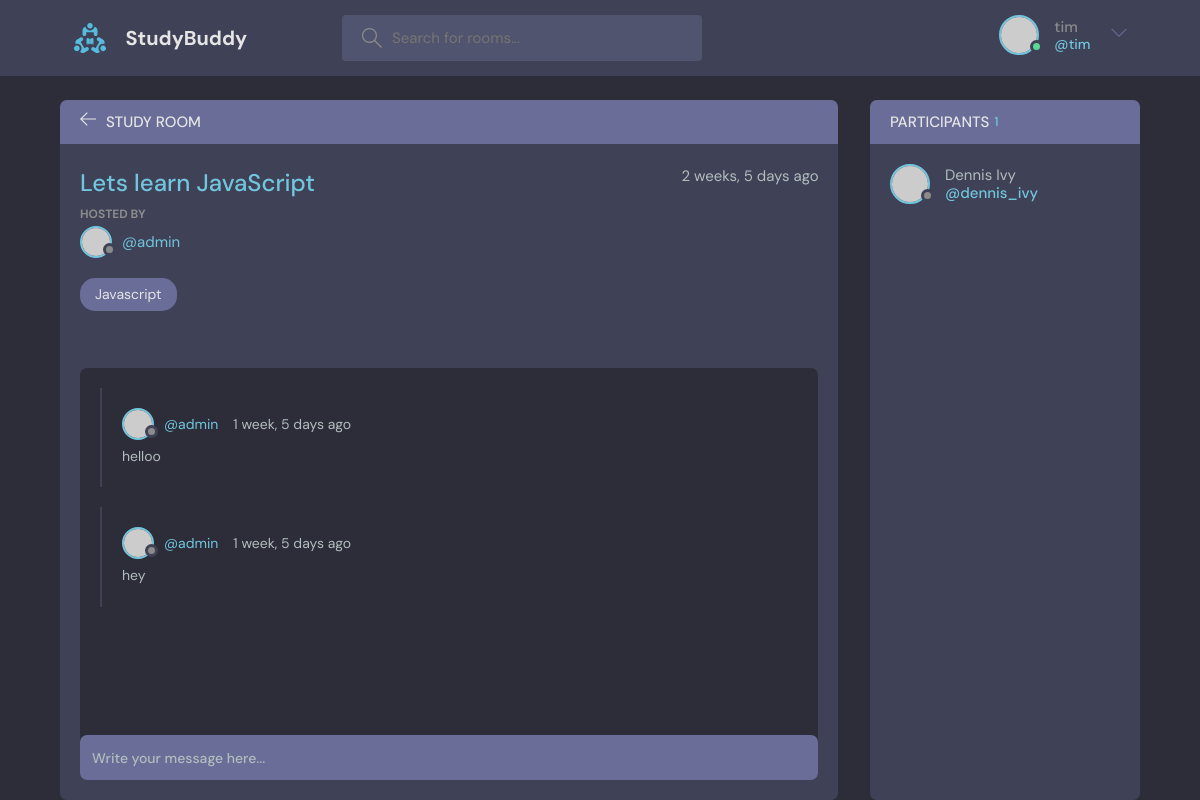
The page /room/4/ (signed in) on the database its author committed.
### base/models.py (models this page shows, shortened)
class Room(models.Model):
    host = models.ForeignKey(User, on_delete=models.SET_NULL, null=True)
    topic = models.ForeignKey(Topic, on_delete=models.SET_NULL, null=True)
    name = models.CharField(max_length=200)
    description = models.TextField(null=True, blank=True)
    participants = models.ManyToManyField(User, related_name='participants')
    updated = models.DateTimeField(auto_now=True)
    created = models.DateTimeField(auto_now_add=True)
    class Meta:
        ordering = ['-created', 'updated']

class Topic(models.Model):
    name = models.CharField(max_length=200)
    def __str__(self):
        return self.name

class Message(models.Model):
    user = models.ForeignKey(User, on_delete=models.CASCADE)
    room = models.ForeignKey(Room, on_delete=models.CASCADE)
    body = models.TextField()
    updated = models.DateTimeField(auto_now=True)
    created = models.DateTimeField(auto_now_add=True)
    class Meta:
        ordering = ['-created', 'updated']

### base/views.py (the view, shortened to what this page needs)
# urls.py: path('room/<str:pk>/', views.room, name='room'),
def room(request, pk):
    room = Room.objects.get(id=pk)
    room_messages = room.message_set.all()
    participants = room.participants.all()
    participants_count = participants.count()
    return render(request, 'base/room.html', {'room': room, 'room_messages': room_messages, 'participants':participants, 'participants_count':participants_count})

### base/templates/base/room.html (shortened to what this page needs)
{% extends 'main.html'%}
{% block content %}
  <body>
    <main class="profile-page layout layout--2">
      <div class="container">
        <div class="room">
          <div class="room__top">
            <div class="room__topLeft">
              <a href="{% url 'home' %}">
                <svg version="1.1" xmlns="http://www.w3.org/2000/svg" width="32" height="32" viewBox="0 0 32 32">
                  <title>arrow-left</title>
                  <path
                    d="M13.723 2.286l-13.723 13.714 13.719 13.714 1.616-1.611-10.96-10.96h27.625v-2.286h-27.625l10.965-10.965-1.616-1.607z"
                  ></path>
                </svg>
              </a>
              <h3>Study Room</h3>
            </div>
          </div>
          <div class="room__box scroll">
            <div class="room__header scroll">
              <div class="room__info">
                <h3>{{room.name}}</h3>
                <span>{{room.created|timesince}} ago</span>
              </div>
              <div class="room__hosted">
                <p>Hosted By</p>
                <a href="{% url 'user-profile' room.host.id %}" class="room__author">
                  <div class="avatar avatar--small">
                    <img src="https://randomuser.me/api/portraits/men/37.jpg" />
                  </div>
                  <span>@{{room.host.username}}</span>
                </a>
              </div>
              <span class="room__topics">{{room.topic}}</span>
            </div>
            <div class="room__conversation">
              <div class="threads scroll">
                {% for message in room_messages %}
                <div class="thread">
                  <div class="thread__top">
                    <div class="thread__author">
                      <a href="{% url 'user-profile' message.user.id %}" class="thread__authorInfo">
                        <div class="avatar avatar--small">
                          <img src="https://randomuser.me/api/portraits/men/37.jpg" />
                        </div>
                        <span>@{{message.user.username}}</span>
                      </a>
                      <span class="thread__date">{{message.created|timesince}} ago</span>
                    </div>
                  </div>
                  <div class="thread__details">
                    {{message.body}}
                  </div>
                </div>
                {% endfor %}
              </div>
            </div>
          </div>
          <div class="room__message">
            <form method='POST' action="">
              <input name="body" placeholder="Write your message here..." />
            </form>
          </div>
        </div>
        <div class="participants">
          <h3 class="participants__top">Participants<span>{{participants_count}}</span></h3>
          {% for participant in participants%}
          <div class="participants__list scroll">
            <a href="{% url 'user-profile' participant.id%}" class="participant">
              <div class="avatar avatar--medium">
                <img src="https://randomuser.me/api/portraits/men/37.jpg" />
              </div>
              <p>
                Dennis Ivy
                <span>@dennis_ivy</span>
              </p>
            </a>
          </div>
          {% endfor %}
        </div>
      </div>
    </main>
  </body>
  {% endblock %}

### templates/navbar.html (shortened to what this page needs)
{% load static %}
<header class="header header--loggedIn">
    <div class="container">
      <a href="{% url 'home' %}" class="header__logo">
        <img src="{% static 'images/logo.svg' %}" />
        <h1>StudyBuddy</h1>
      </a>
      <form class="header__search" method="GET" action="{% url 'home' %}">
        <label>
          <input name='q' placeholder="Search for rooms..." />
        </label>
      </form>
      <nav class="header__menu">
        {% if user.is_authenticated %}
        <div class="header__user">
          <a href="profile.html">
            <div class="avatar avatar--medium active">
              <img src="https://randomuser.me/api/portraits/men/37.jpg" />
            </div>
            <p>{{request.user.username}}<span>@{{request.user.username}}</span></p>
          </a>
          <button class="dropdown-button">
            <svg version="1.1" xmlns="http://www.w3.org/2000/svg" width="32" height="32" viewBox="0 0 32 32">
              <title>chevron-down</title>
              <path d="M16 21l-13-13h-3l16 16 16-16h-3l-13 13z"></path>
            </svg>
          </button>
        </div>
        {% else %}
        <a href="{% url 'login' %}">
          <img src="{% static 'images\avatar.svg' %}" />
          <p>Login</p>
        </a>
        {% endif %}
      </nav>
    </div>
  </header>

### rows shown on the page
Room: name "Lets learn JavaScript", created "2 weeks, 5 days", host.username "admin", topic "Javascript"
Message: user.username "admin", created "1 week, 5 days", body "helloo"
Message: user.username "admin", created "1 week, 5 days", body "hey"

### other values the page prints
{{ request.user.username }} "tim"
{{ participants_count }} "1"
